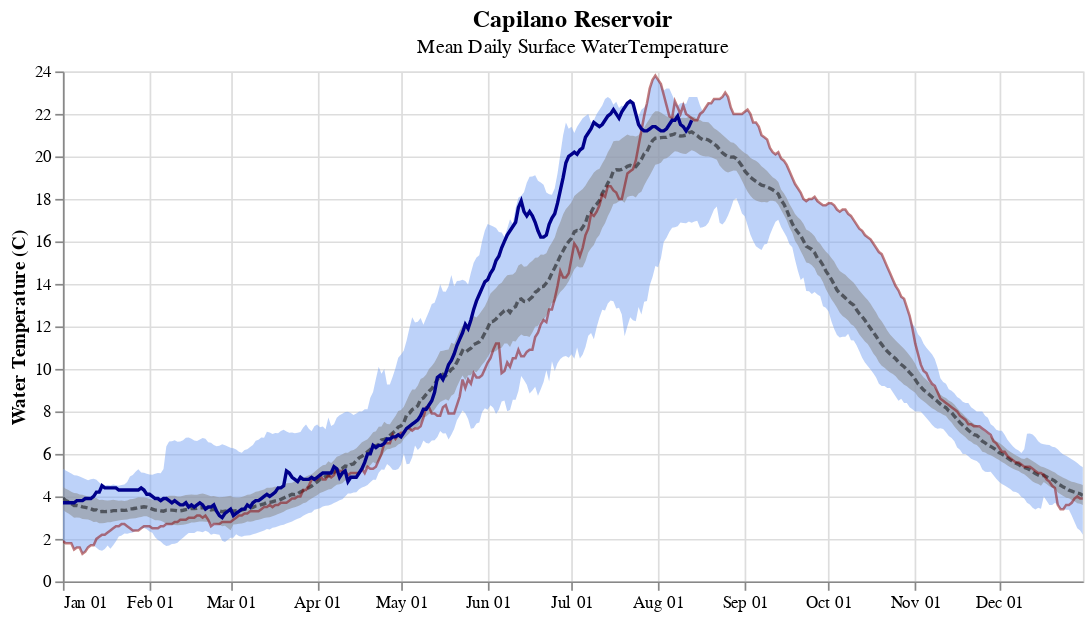

Write notebook code for a chart like this one.
### Markdown cell above
Reservoir surface water temperatures are closely correlated with air temperatures. The average surface water temperature is typically very similar to the average daily air temperature. For 2023, we've seen above average surface water temperatures since late May, and during some periods temperatures have almost reached record levels. The graph below shows surface water temperatures for 2023 (dark blue), 2022 (red), average (dashed black), the range of normal (gray shaded area), and the range of max and min (shaded blue). Readings are taken at approximately 1 metre below the surface.

### Code cell
title = alt.TitleParams(
   text='Capilano Reservoir',
   subtitle="Mean Daily Surface WaterTemperature",
   anchor='middle',
   fontSize=14,
   fontWeight='bold')

plot_2023 = alt.Chart(current_year).mark_line(color='darkblue', strokeWidth=2, size = 4).encode(
    alt.X('monthdate(Date)'),
    alt.Y('mean_TW'),
    tooltip=[alt.Tooltip('monthdate(Date):T', title="Date"), alt.Tooltip('mean_TW:Q', title="Surface Water Temp")]
)

area = alt.Chart(past_stats, title=title).mark_area(color='#7DA6F3', opacity=0.5).encode(
    alt.X('monthdate(Date)', title=' '),
    alt.Y('max:Q', title='Water Temperature (C)'),
    alt.Y2('min:Q')
).properties(width=600, height=300)

area2 = alt.Chart(past_stats).mark_area(color='#919397', opacity=0.6).encode(
    alt.X('monthdate(Date)'),
    alt.Y('ci95_hi:Q'),
    alt.Y2('ci95_lo:Q')
)

mean = alt.Chart(wtr).mark_line(color='black', opacity=0.5, strokeDash=[4, 2]).encode(
    alt.X('monthdate(Date):T', title=None),
    alt.Y('mean(mean_TW)', title='')
)

year_2022 = alt.Chart(wtr[wtr['year'] == 2022]).mark_line(color= "darkred", opacity=0.5, size = 1.5).encode(
    alt.X('monthdate(Date):T', title=None),
    alt.Y('mean_TW:Q', title='')
)

surface_temp = area + area2 + mean + year_2022 + plot_2023.interactive()
surface_temp

### Figure 1 — Vega-Lite specification as saved in the notebook (floating-point values rounded to 4 significant figures; data arrays with more than 128 entries replaced by an {"elided": "..."} marker saying what was removed)
{"config": {"view": {"continuousWidth": 400, "continuousHeight": 300}}, "layer": [{"mark": {"type": "area", "color": "#7DA6F3", "opacity": 0.5}, "encoding": {"x": {"field": "Date", "timeUnit": "monthdate", "title": " ", "type": "temporal"}, "y": {"field": "max", "title": "Water Temperature (C)", "type": "quantitative"}, "y2": {"field": "min"}}, "height": 300, "title": {"text": "Capilano Reservoir", "anchor": "middle", "fontSize": 14, "fontWeight": "bold", "subtitle": "Mean Daily Surface WaterTemperature"}, "width": 600}, {"mark": {"type": "area", "color": "#919397", "opacity": 0.6}, "encoding": {"x": {"field": "Date", "timeUnit": "monthdate", "type": "temporal"}, "y": {"field": "ci95_hi", "type": "quantitative"}, "y2": {"field": "ci95_lo"}}}, {"data": {"name": "data-ba7a9104e7a618c9fac8b96d11237700"}, "mark": {"type": "line", "color": "black", "opacity": 0.5, "strokeDash": [4, 2]}, "encoding": {"x": {"field": "Date", "timeUnit": "monthdate", "title": null, "type": "temporal"}, "y": {"aggregate": "mean", "field": "mean_TW", "title": "", "type": "quantitative"}}}, {"data": {"name": "data-4037b0912c9c4f3d66290d93f9868d10"}, "mark": {"type": "line", "color": "darkred", "opacity": 0.5, "size": 1.5}, "encoding": {"x": {"field": "Date", "timeUnit": "monthdate", "title": null, "type": "temporal"}, "y": {"field": "mean_TW", "title": "", "type": "quantitative"}}}, {"data": {"name": "data-46bbef930b685873d2c9f3060a3c0442"}, "mark": {"type": "line", "color": "darkblue", "size": 4, "strokeWidth": 2}, "encoding": {"tooltip": [{"field": "Date", "timeUnit": "monthdate", "title": "Date", "type": "temporal"}, {"field": "mean_TW", "title": "Surface Water Temp", "type": "quantitative"}], "x": {"field": "Date", "timeUnit": "monthdate", "type": "temporal"}, "y": {"field": "mean_TW", "type": "quantitative"}}, "selection": {"selector004": {"type": "interval", "bind": "scales", "encodings": ["x", "y"]}}}], "data": {"name": "data-1997bd668c551ec97c98f4da4469cc93"}, "$schema": "https://vega.github.io/schema/vega-lite/v4.17.0.json", "datasets": {"data-1997bd668c551ec97c98f4da4469cc93": {"elided": "365 records"}, "data-ba7a9104e7a618c9fac8b96d11237700": {"elided": "4605 records"}, "data-4037b0912c9c4f3d66290d93f9868d10": {"elided": "365 records"}, "data-46bbef930b685873d2c9f3060a3c0442": {"elided": "225 records"}}}
